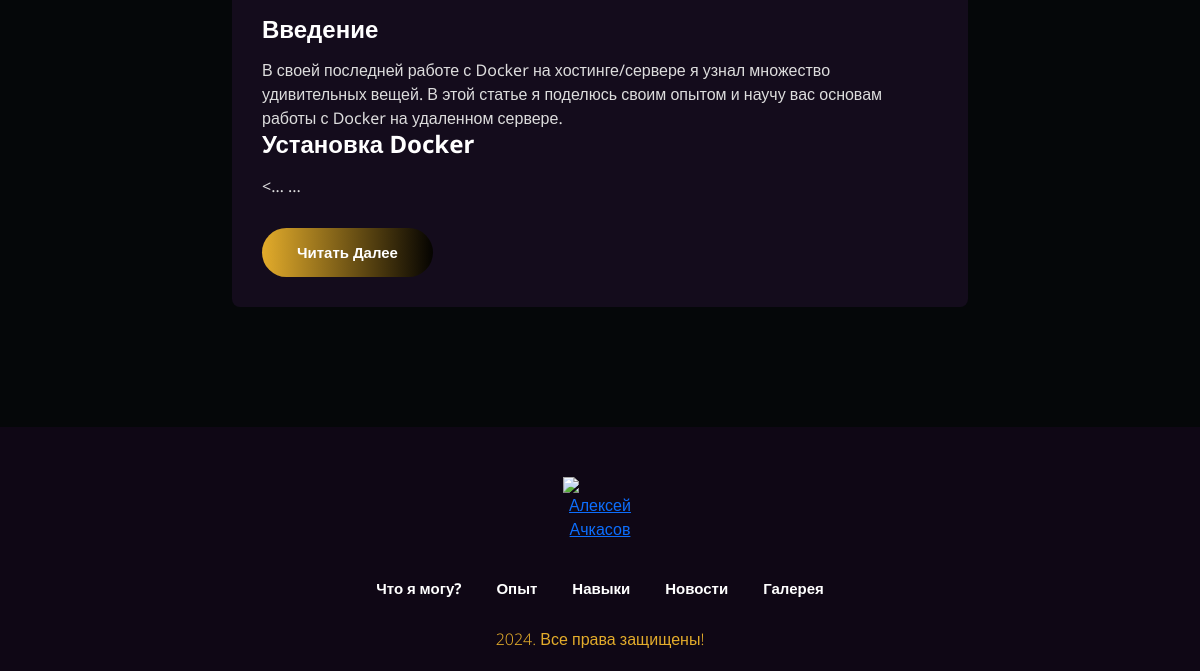
Page /news/search/ (lower part) on the earlier database version.
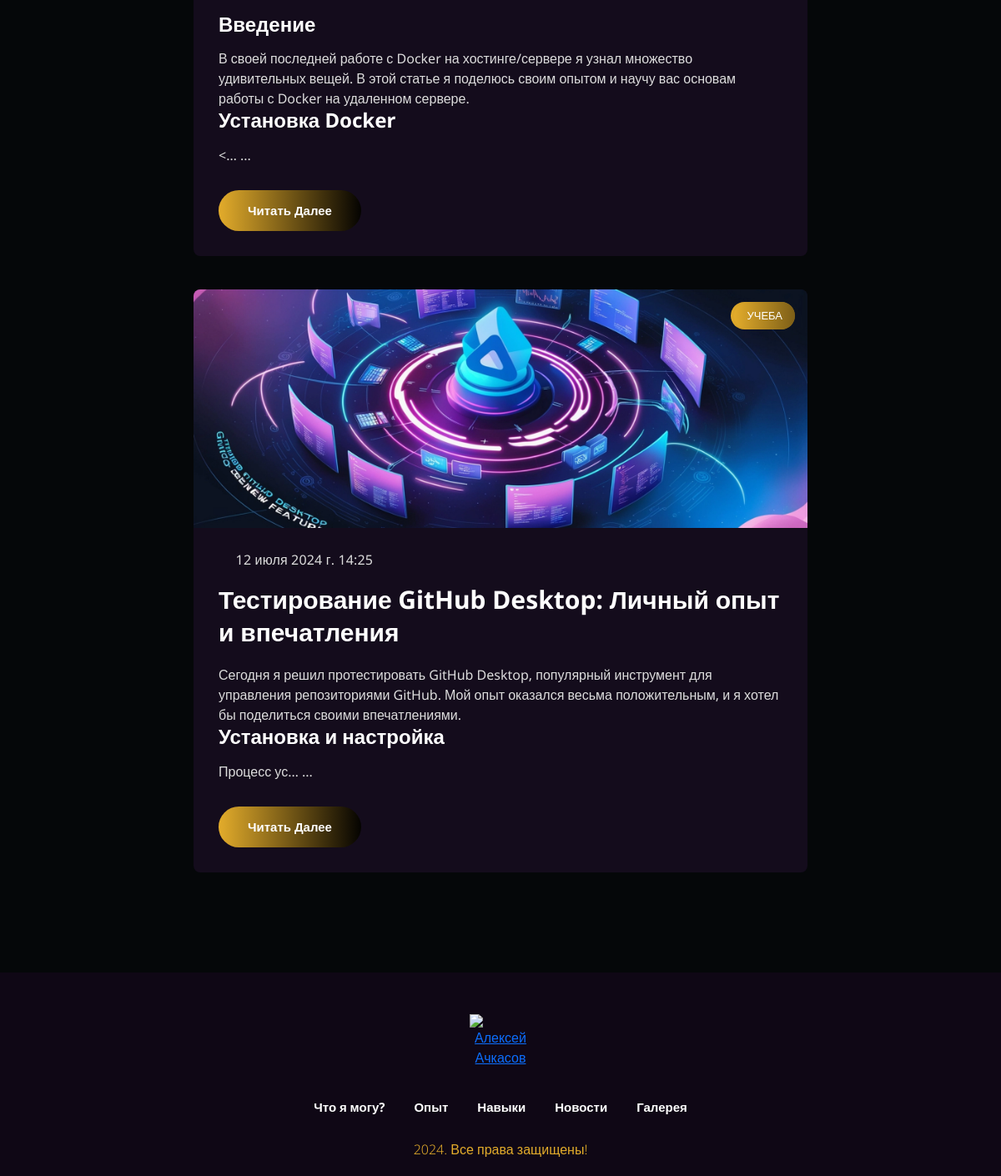
Same page on the later database version.
### News/models.py (models this page shows, shortened)
class News(models.Model):
    imgNews = models.ImageField(upload_to='photos/news/', verbose_name='Главное изображение записи')
    dataNews = models.DateTimeField(default=timezone.now, verbose_name='Дата публиации')
    titleNews = models.CharField(max_length=500, verbose_name='Название статьи')
    slugNews = models.SlugField(max_length=200, unique=True, verbose_name='Заполняется автоматически', blank=True, null=True)
    contentNews = RichTextField(verbose_name='Контент новости')
    tags = models.ManyToManyField(newsTag, blank=True, verbose_name='Теги статьи')
    category = models.ManyToManyField(newsCategory, blank=True, verbose_name='Категории статьи')
    gallery = models.ManyToManyField(galleryNews, blank=True, verbose_name='Галерея фотографий')
    feetbicke = models.ForeignKey(FormsNews, on_delete=models.SET_NULL, null=True, blank=True, verbose_name='Отзыв')
    class Meta:
        verbose_name = 'Новость'
        verbose_name_plural = 'Новости'

class newsCategory(models.Model):
    titleCategory = models.CharField(max_length=500, verbose_name='Заголовок')
    slagCategory = models.CharField(max_length=500, verbose_name='Ссылка на категорию', blank=True, null=True)
    class Meta:
        verbose_name = 'Категория'
        verbose_name_plural = 'Категории'

### settings/models.py (models this page shows, shortened)
class MenuSite(models.Model):
    nameLink = models.TextField(verbose_name='Название ссылки в меню', default='#')
    link = models.TextField(verbose_name='Ссылка на блок на сайте', default='#')
    class Meta:
        verbose_name = 'Ссылка'
        verbose_name_plural = 'Ссылки'

### News/views.py (the view)
# urls.py: path('search/', SearchResultsView.as_view(), name='search_results'),
class SearchResultsView(ListView):
    model: News
    template_name = 'news/search_results.html'
    context_object_name = 'news_search'
    def get_queryset(self):
        query = self.request.GET.get('q')
        if query:
            return News.objects.filter(titleNews__icontains=query)
        return News.objects.all()

### BlogAlekseii/context_processors.py (called while the page is built)
def global_context(request):
    settings = Settings.objects.first()
    menu_links_queryset = MenuSite.objects.all()
    menu_links = []
    for link in menu_links_queryset:
        menu_links.append({
            'nameLink': link.nameLink,
            'link': link.link
        })
    context = {
        'titleHome': settings.titleHome,
        'favSite': settings.favSite,
        'copy': settings.copyText,
        'button_header': settings.buttonHeader,
        'menu_links': menu_links,
    }
    return context

### News/templates/News/search_results.html (shortened to what this page needs)
{% extends 'base.html' %}
{% block content %}
  <main class="site-content" id="content">
    <section class="full-width tj-posts__area">
      <div class="container">
        <div class="row justify-content-center">
          <div class="col-lg-8">
            <div class="tj-post__container">
              {% if news_search %}
              {% for news in news_search %}
                <article class="tj-post wow fadeInUp" data-wow-delay=".3s">
                  <div class="tj-post__thumb">
                    <a href="{% url 'news_detail' category_slug=news.category.first.slagCategory slug=news.slugNews %}">
                      <img src="{{ news.imgNews.url }}" alt="">
                    </a>
                    {% for category in news.category.all %}
                      <a href="{% url 'news_category' category_slug=category.slagCategory %}" class="category">{{ category.titleCategory }}</a>
                    {% endfor %}
                  </div>
                  <div class="tj-post__content">
                    <div class="tj-post__meta entry-meta">
                      <span><i class="fa-light fa-calendar-days"></i>{{ news.dataNews }}</span>
                    </div>
                    <h3 class="tj-post__title entry-title">
                      <a href="{% url 'news_detail' category_slug=news.category.first.slagCategory slug=news.slugNews %}">{{ news.titleNews }}</a>
                    </h3>
                    <div class="tj-post__excerpt">
                      <p>{{ news.contentNews|truncatechars:250|safe }} ...</p>
                    </div>
                    <div class="tj-post__btn">
                      <a href="{% url 'news_detail' category_slug=news.category.first.slagCategory slug=news.slugNews %}" class="tj-btn-primary">Читать далее</a>
                    </div>
                  </div>
                </article>
              {% endfor %}
              {% else %}
                <h3>По вашему запросу, ничего не найдено!</h3>
              {% endif %}
            </div>
          </div>
      </div>
    </section>
  </main>
{% endblock %}

### templates/base.html (shortened to what this page needs)
<!DOCTYPE html>
<html class="no-js" lang="en">
<head>
    {% load static %}
    <link rel="stylesheet" href="{% static 'css/animate.min.css' %}">
    <link rel="stylesheet" href="{% static 'css/bootstrap.min.css' %}">
    <link rel="stylesheet" href="{% static 'css/font-awesome-pro.min.css' %}">
    <link rel="stylesheet" href="{% static 'css/flaticon_gerold.css' %}">
    <link rel="stylesheet" href="{% static 'css/nice-select.css' %}">
    <link rel="stylesheet" href="{% static 'css/backToTop.css' %}">
    <link rel="stylesheet" href="{% static 'css/owl.carousel.min.css' %}">
    <link rel="stylesheet" href="{% static 'css/odometer-theme-default.css' %}">
    <link rel="stylesheet" href="{% static 'css/magnific-popup.css' %}">
    <link rel="stylesheet" href="{% static 'css/main.css' %}">
    <link rel="stylesheet" href="{% static 'css/responsive.css' %}">
</head>
<body>
    {% block content %}{% endblock %}
    <footer class="tj-footer-area">
        <div class="container">
            <div class="row">
                <div class="col-md-12 text-center">
                    <div class="footer-logo-box">
                        <a href="{% url 'home' %}">
                            <img src="{{ favSite.url }}" alt="{{ titleHome }}">
                        </a>
                    </div>
                    <div class="footer-menu">
                        <nav>
                            <ul>
                                {% for link in menu_links %}
                                    <li><a href="{{ link.link }}">{{ link.nameLink }}</a></li>
                                {% endfor %}
                            </ul>
                        </nav>
                    </div>
                    <div class="copy-text">
                        <p>{{ copy }}</p>
                    </div>
                </div>
            </div>
        </div>
    </footer>
<link rel="stylesheet" href="https://cdnjs.cloudflare.com/ajax/libs/fancybox/3.5.7/jquery.fancybox.min.css" />
</body>
</html>

Differences in the rows shown:
added News: imgNews (placeholder picture), dataNews "12 июля 2024 г. 14:25", titleNews "Тестирование GitHub Desktop: Личный опыт и впечатления", contentNews "Сегодня я решил протестировать GitHub Desktop, популярный инструмент для управления репозиториями GitHub. Мой опыт оказался весьма положительным, и я хотел бы поделиться своими впечатлениями. Установка и настройка Процесс ус…"
now on this page (row unchanged): newsCategory: titleCategory "САЙТЫ"
now on this page (row unchanged): newsCategory: titleCategory "УЧЕБА"
